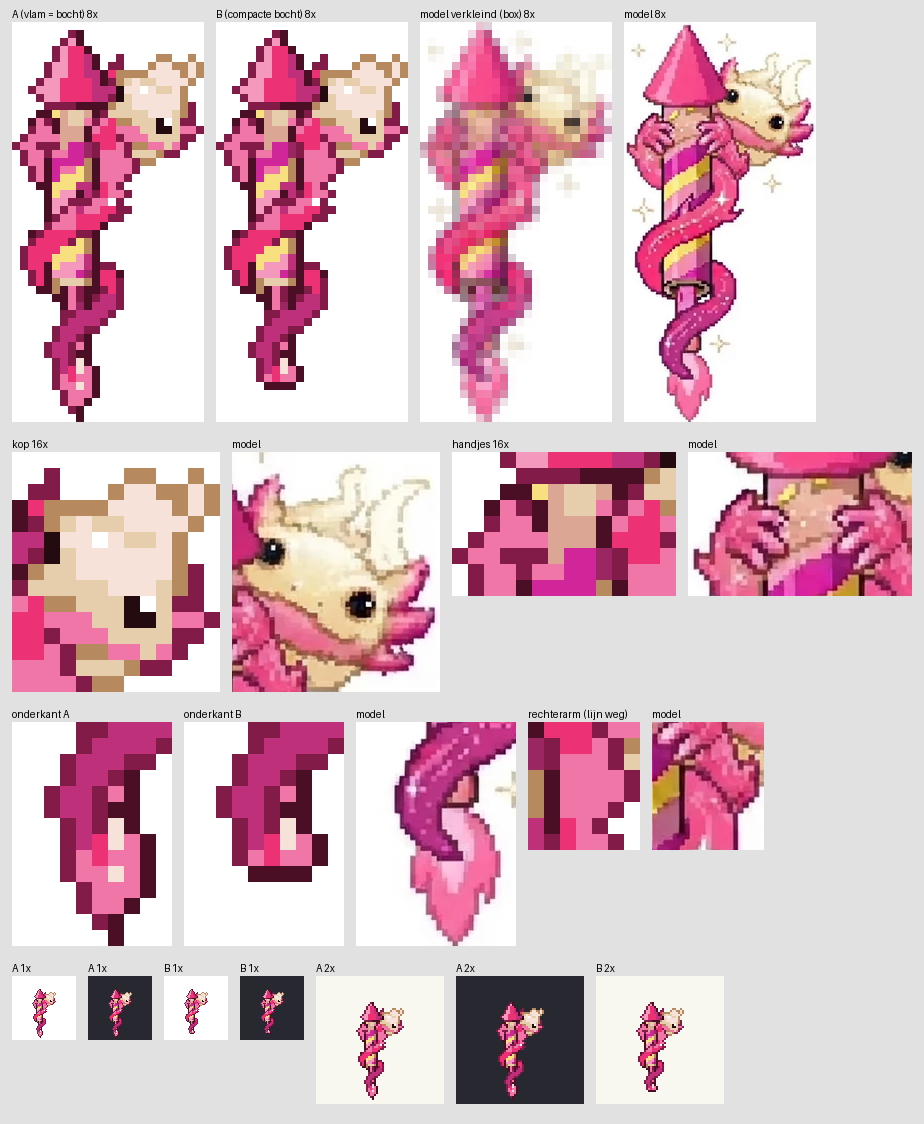

This figure's Python source:
# vel.png: A 8x | B 8x | model verkleind 8x; close-ups 16x (kop, handjes, onderkant A/B) naast het model; 1x en 2x op licht en donker.
import numpy as np; from PIL import Image, ImageDraw
from reduce2 import PAL, save
OY,OX=12,20   # plaats in het 64x64-kader
M=Image.open('../../referenties/model.png').convert('RGB')
f=lambda v,o:(o+3*v)*5.12-0.42
def to64(a,path):
    c=np.zeros((64,64),'uint8'); c[OY:OY+a.shape[0],OX:OX+a.shape[1]]=a; save(c,path)
    im=Image.open(path); im=Image.open(path).convert('RGBA'); return im   # opnieuw geopend: index 0 transparant
A=np.load('sprite_A.npy'); B=np.load('sprite_B.npy')
iA=to64(A,'sprite.png'); iB=to64(B,'sprite_B.png')
def rgb(a,r0,r1,c0,c1,Z,bg=(255,255,255)):
    x=PAL[a[r0:r1,c0:c1]].astype('uint8'); x[a[r0:r1,c0:c1]==0]=bg
    return Image.fromarray(x).resize(((c1-c0)*Z,(r1-r0)*Z),Image.NEAREST)
def mod(r0,r1,c0,c1,Z):
    return M.crop((round(f(c0,76)),round(f(r0,14)),round(f(c1,76)),round(f(r1,14)))).resize(((c1-c0)*Z,(r1-r0)*Z),Image.LANCZOS)
H,W=A.shape
tiles=[]
def modbox(r0,r1,c0,c1,Z):
    return M.crop((round(f(c0,76)),round(f(r0,14)),round(f(c1,76)),round(f(r1,14)))).resize((c1-c0,r1-r0),Image.BOX).resize(((c1-c0)*Z,(r1-r0)*Z),Image.NEAREST)
row1=[rgb(A,0,H,0,W,8),rgb(B,0,H,0,W,8),modbox(0,H,0,W,8),mod(0,H,0,W,8)]
caps1=['A (vlam = bocht) 8x','B (compacte bocht) 8x','model verkleind (box) 8x','model 8x']
row2=[rgb(A,3,18,11,24,16),mod(3,18,11,24,16),rgb(A,9,18,0,14,16),mod(9,18,0,14,16)]
caps2=['kop 16x','model','handjes 16x','model']
row3=[rgb(A,36,50,2,12,16),rgb(B,36,50,2,12,16),mod(36,50,2,12,16),rgb(A,14,22,9,16,16),mod(14,22,9,16,16)]
caps3=['onderkant A','onderkant B','model','rechterarm (lijn weg)','model']
def onbg(im,col,Z):
    bg=Image.new('RGBA',im.size,col+(255,)); bg.alpha_composite(im); return bg.convert('RGB').resize((64*Z,64*Z),Image.NEAREST)
row4=[onbg(iA,(255,255,255),1),onbg(iA,(40,40,48),1),onbg(iB,(255,255,255),1),onbg(iB,(40,40,48),1),onbg(iA,(248,248,240),2),onbg(iA,(40,40,48),2),onbg(iB,(248,248,240),2)]
caps4=['A 1x','A 1x','B 1x','B 1x','A 2x','A 2x','B 2x']
rows=[(row1,caps1),(row2,caps2),(row3,caps3),(row4,caps4)]
Wt=max(sum(t.width+12 for t in r) for r,_ in rows)+12; Ht=sum(max(t.height for t in r)+30 for r,_ in rows)+12
V=Image.new('RGB',(Wt,Ht),(225,225,225)); d=ImageDraw.Draw(V); y=8
for r,caps in rows:
    x=12
    for t,cp in zip(r,caps):
        d.text((x,y),cp,fill=(0,0,0)); V.paste(t,(x,y+14)); x+=t.width+12
    y+=max(t.height for t in r)+30
V.save('vel.png'); print(V.size)
